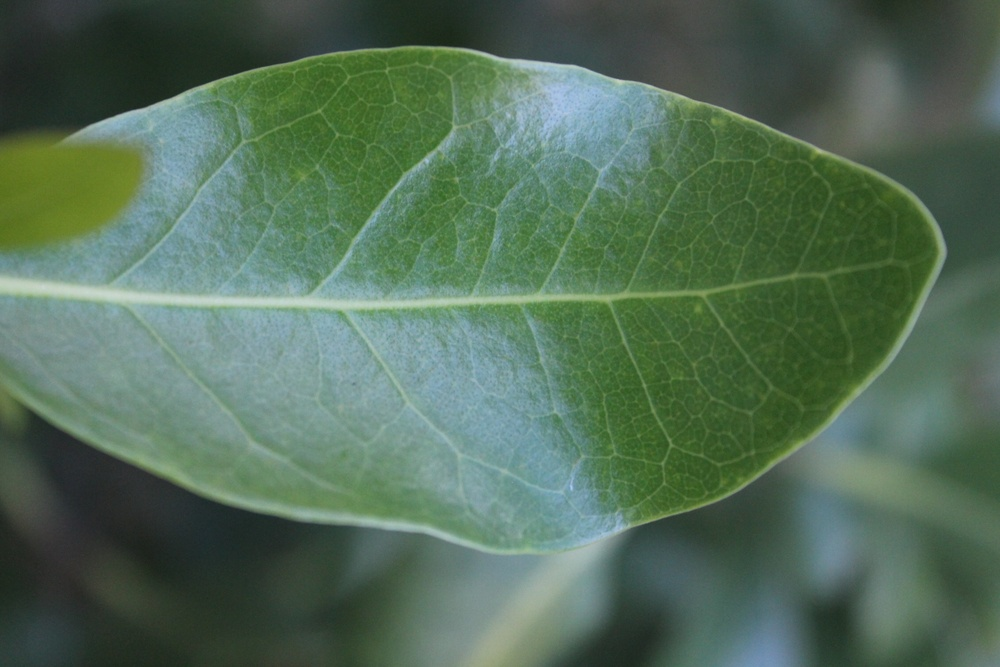
#> input picture data/datamangrove/avicennia_alba/avicennia_officinalis1.JPG, 1000 x 667 px, shrunk from 2256 x 1504 before the run; its folder holds only this picture in this run
$ python -i run_single_image_prediction.py   (imports and definitions only)   (older library calls are emulated)
#> lines starting #> are read from the running program, lines starting #| are printed output that depends on the picture; after the words box and inside, x2 and y2 are one past the last pixel; in counts of white or black regions, pixels touching at a corner belong together
### src/data_loader.py
import os
import cv2

from src.config import DATASET_ROOT


# [31 lines left out: functions check_dataset_exists, find_images, not called in this run]


def load_image(path):
    img = cv2.imread(path)

    if img is None:
        raise ValueError(f"Could not load image: {path}")

    img = cv2.cvtColor(img, cv2.COLOR_BGR2RGB)

    return img

### src/preprocessing.py
import cv2
import numpy as np


def segment_leaf(img_rgb):
    hsv = cv2.cvtColor(img_rgb, cv2.COLOR_RGB2HSV)

    lower_green = np.array([20, 30, 30])
    upper_green = np.array([95, 255, 255])

    mask = cv2.inRange(hsv, lower_green, upper_green)

    kernel = cv2.getStructuringElement(cv2.MORPH_ELLIPSE, (5, 5))

    mask = cv2.morphologyEx(mask, cv2.MORPH_OPEN, kernel)
    mask = cv2.morphologyEx(mask, cv2.MORPH_CLOSE, kernel)

    return mask


def suppress_veins(gray_leaf):
    h, w = gray_leaf.shape

    k = max(15, int(min(h, w) * 0.03))

    if k % 2 == 0:
        k += 1

    kernel = cv2.getStructuringElement(cv2.MORPH_ELLIPSE, (k, k))

    background = cv2.morphologyEx(gray_leaf, cv2.MORPH_OPEN, kernel)
    suppressed = cv2.subtract(gray_leaf, background)

    suppressed = cv2.normalize(
        suppressed,
        None,
        0,
        255,
        cv2.NORM_MINMAX
    )

    return suppressed.astype(np.uint8)


def normalize_leaf_color(leaf_rgb):
    lab = cv2.cvtColor(leaf_rgb, cv2.COLOR_RGB2LAB)

    l, a, b = cv2.split(lab)

    clahe = cv2.createCLAHE(
        clipLimit=2.0,
        tileGridSize=(8, 8)
    )

    l2 = clahe.apply(l)

    lab2 = cv2.merge((l2, a, b))

    result = cv2.cvtColor(lab2, cv2.COLOR_LAB2RGB)

    return result

### src/feature_extraction.py
import os
import random
import cv2
import numpy as np
import pandas as pd

from scipy.stats import skew, kurtosis
from scipy.fftpack import fft2, fftshift
import pywt

from skimage.feature import local_binary_pattern, graycomatrix, graycoprops
from skimage.measure import shannon_entropy
from skimage.filters import gabor

from src.config import DATASET_ROOT, FEATURE_CSV, SAMPLES_PER_IMAGE, PATCH_SIZE
from src.data_loader import find_images, load_image
from src.preprocessing import segment_leaf, suppress_veins, normalize_leaf_color


def add_gabor_and_wavelet(patch_gray, features):
    gab_vals = []

    for theta in [0, np.pi / 4, np.pi / 2, 3 * np.pi / 4]:
        real, imag = gabor(patch_gray, frequency=0.2, theta=theta)
        gab_vals.append(np.mean(np.abs(real)))

    features["gabor_mean"] = np.mean(gab_vals)
    features["gabor_std"] = np.std(gab_vals)

    coeffs = pywt.dwt2(patch_gray, "db1")
    cA, (cH, cV, cD) = coeffs

    features["wavelet_cH_energy"] = np.sum(cH ** 2)
    features["wavelet_cV_energy"] = np.sum(cV ** 2)
    features["wavelet_cD_energy"] = np.sum(cD ** 2)

    return features


def extract_features_at_pixel(img_rgb, img_gray_suppressed, mask, x, y, patch_size=7):
    features = {}

    half = patch_size // 2
    h, w = img_gray_suppressed.shape

    if x - half < 0 or y - half < 0 or x + half >= w or y + half >= h:
        return None

    if mask[y, x] == 0:
        return None

    patch_rgb = img_rgb[y-half:y+half+1, x-half:x+half+1]
    patch_gray = img_gray_suppressed[y-half:y+half+1, x-half:x+half+1]
    patch_mask = mask[y-half:y+half+1, x-half:x+half+1]

    valid_pixels = patch_gray[patch_mask > 0]

    if len(valid_pixels) < 5:
        return None

    for i, channel_name in enumerate(["R", "G", "B"]):
        vals = patch_rgb[:, :, i][patch_mask > 0]

        features[f"{channel_name}_mean"] = np.mean(vals)
        features[f"{channel_name}_std"] = np.std(vals)

    features["gray_mean"] = np.mean(valid_pixels)
    features["gray_std"] = np.std(valid_pixels)

    if np.std(valid_pixels) > 1e-6:
        features["gray_skew"] = skew(valid_pixels)
        features["gray_kurtosis"] = kurtosis(valid_pixels)
    else:
        features["gray_skew"] = 0
        features["gray_kurtosis"] = 0

    features["entropy"] = shannon_entropy(patch_gray)

    lbp = local_binary_pattern(
        patch_gray,
        P=8,
        R=1,
        method="uniform"
    )

    features["lbp_mean"] = np.mean(lbp)

    quant = (patch_gray // 16).astype(np.uint8)

    glcm = graycomatrix(
        quant,
        distances=[1],
        angles=[0],
        levels=16,
        symmetric=True,
        normed=True
    )

    features["glcm_contrast"] = graycoprops(glcm, "contrast")[0, 0]
    features["glcm_energy"] = graycoprops(glcm, "energy")[0, 0]
    features["glcm_homogeneity"] = graycoprops(glcm, "homogeneity")[0, 0]

    fft_vals = np.abs(fftshift(fft2(patch_gray)))

    features["fft_mean"] = np.mean(fft_vals)
    features["fft_std"] = np.std(fft_vals)

    features = add_gabor_and_wavelet(patch_gray, features)

    return features


# [89 lines left out: function create_feature_dataset, not called in this run]

### src/feature_engineering.py
import numpy as np
import pandas as pd


def add_visual_health_features(df):
    """
    Add interpretable image-based vegetation and stress features.

    These features help the model understand:
    - greenness
    - brightness
    - red-green balance
    - color stress
    - texture stress

    Input:
        df: patch-level feature dataframe

    Output:
        df: dataframe with additional engineered features
    """

    df = df.copy()

    required_cols = [
        "R_mean",
        "G_mean",
        "B_mean",
        "R_std",
        "G_std",
        "B_std",
        "gray_mean",
        "gray_std",
        "entropy",
        "glcm_contrast",
        "glcm_energy",
        "glcm_homogeneity"
    ]

    missing_cols = [
        col for col in required_cols
        if col not in df.columns
    ]

    if missing_cols:
        raise ValueError(
            f"Missing required columns for feature engineering: {missing_cols}"
        )

    eps = 1e-6

    # =====================================================
    # Color-based vegetation features
    # =====================================================

    df["green_ratio"] = (
        df["G_mean"] /
        (df["R_mean"] + df["G_mean"] + df["B_mean"] + eps)
    )

    df["red_ratio"] = (
        df["R_mean"] /
        (df["R_mean"] + df["G_mean"] + df["B_mean"] + eps)
    )

    df["blue_ratio"] = (
        df["B_mean"] /
        (df["R_mean"] + df["G_mean"] + df["B_mean"] + eps)
    )

    df["excess_green"] = (
        2 * df["G_mean"] - df["R_mean"] - df["B_mean"]
    )

    df["red_green_diff"] = (
        df["G_mean"] - df["R_mean"]
    )

    df["green_blue_diff"] = (
        df["G_mean"] - df["B_mean"]
    )

    df["red_green_ratio"] = (
        df["R_mean"] /
        (df["G_mean"] + eps)
    )

    df["green_red_ratio"] = (
        df["G_mean"] /
        (df["R_mean"] + eps)
    )

    # =====================================================
    # Brightness and color variability features
    # =====================================================

    df["brightness_index"] = (
        df["R_mean"] + df["G_mean"] + df["B_mean"]
    ) / 3

    df["color_std_mean"] = (
        df["R_std"] + df["G_std"] + df["B_std"]
    ) / 3

    df["color_variability_index"] = (
        df["R_std"] + df["G_std"] + df["B_std"]
    ) / (
        df["brightness_index"] + eps
    )

    # =====================================================
    # Chlorosis-like visual stress indicators
    # =====================================================
    # These are not laboratory chlorophyll values.
    # They are visual indicators of greenness/discoloration.

    df["chlorosis_visual_index"] = (
        df["R_mean"] + df["B_mean"]
    ) / (
        2 * df["G_mean"] + eps
    )

    df["greenness_strength"] = (
        df["G_mean"] - np.maximum(df["R_mean"], df["B_mean"])
    )

    df["normalized_green_red_difference"] = (
        (df["G_mean"] - df["R_mean"]) /
        (df["G_mean"] + df["R_mean"] + eps)
    )

    df["normalized_green_blue_difference"] = (
        (df["G_mean"] - df["B_mean"]) /
        (df["G_mean"] + df["B_mean"] + eps)
    )

    # =====================================================
    # Texture stress features
    # =====================================================

    df["texture_stress_index"] = (
        df["gray_std"] +
        df["entropy"] +
        df["glcm_contrast"]
    ) / 3

    df["texture_uniformity_index"] = (
        df["glcm_energy"] +
        df["glcm_homogeneity"]
    ) / 2

    df["roughness_to_uniformity_ratio"] = (
        df["texture_stress_index"] /
        (df["texture_uniformity_index"] + eps)
    )

    # =====================================================
    # Gray intensity features
    # =====================================================

    df["gray_contrast_ratio"] = (
        df["gray_std"] /
        (df["gray_mean"] + eps)
    )

    df["gray_brightness_normalized"] = (
        df["gray_mean"] / 255.0
    )

    # =====================================================
    # Clean invalid values
    # =====================================================

    df = df.replace([np.inf, -np.inf], np.nan)
    df = df.fillna(0)

    return df


# [70 lines left out: functions create_leaf_health_target, prepare_features_for_training, not called in this run]

### run_single_image_prediction.py
import os
import json
import cv2
import joblib
import random
import numpy as np
import pandas as pd

from src.preprocessing import (
    segment_leaf,
    suppress_veins,
    normalize_leaf_color
)

from src.feature_extraction import extract_features_at_pixel
from src.data_loader import load_image
from src.recommendation import final_mangrove_recommendation
from src.config import MODEL_DIR, PATCH_SIZE
from src.feature_engineering import add_visual_health_features


# =========================================================
# Load patch-level species model
# =========================================================

# [28 lines not run here, left out]


# =========================================================
# Optional image-level species model
# =========================================================

image_species_model_path = os.path.join(
    MODEL_DIR,
    "image_species_model.pkl"
)

image_species_scaler_path = os.path.join(
    MODEL_DIR,
    "image_species_scaler.pkl"
)

image_species_label_encoder_path = os.path.join(
    MODEL_DIR,
    "image_species_label_encoder.pkl"
)

image_species_feature_cols_path = os.path.join(
    MODEL_DIR,
    "image_species_feature_cols.pkl"
)

USE_IMAGE_LEVEL_SPECIES_MODEL = (
    os.path.exists(image_species_model_path)
    and os.path.exists(image_species_scaler_path)
    and os.path.exists(image_species_label_encoder_path)
    and os.path.exists(image_species_feature_cols_path)
)

# [22 lines not run here, left out]


# =========================================================
# Helper functions
# =========================================================

# [35 lines left out: functions confidence_level, explain_confidence, explain_leaf_health_index, not called in this run]


def image_quality_check(img_rgb):
    """
    Basic image quality check using blur and brightness.
    """

    gray = cv2.cvtColor(
        img_rgb,
        cv2.COLOR_RGB2GRAY
    )

    blur_score = cv2.Laplacian(
        gray,
        cv2.CV_64F
    ).var()

    brightness = gray.mean()

    issues = []

    if blur_score < 15:
        issues.append("Image may be blurry.")

    if brightness < 50:
        issues.append("Image may be too dark.")

    if brightness > 220:
        issues.append("Image may be overexposed.")

    if len(issues) == 0:
        quality_label = "Good"
    else:
        quality_label = "Needs Review"

    return {
        "quality_label": quality_label,
        "blur_score": round(float(blur_score), 2),
        "brightness": round(float(brightness), 2),
        "issues": issues
    }


# [132 lines left out: functions create_sampled_region_visualization, aggregate_single_image_features, predict_species_from_image_level_model, not called in this run]


def predict_species_from_patch_level_model(feature_df):
    """
    Fallback species prediction method.
    Uses average probabilities from patch-level predictions.
    """

    X_species = feature_df.drop(
        columns=["x", "y"]
    )

    X_species = (
        X_species
        .replace([np.inf, -np.inf], np.nan)
        .fillna(0)
    )

    X_species_scaled = species_scaler.transform(
        X_species
    )

    species_preds = species_model.predict(
        X_species_scaled
    )

    species_probs = species_model.predict_proba(
        X_species_scaled
    )

    species_labels = species_label_encoder.inverse_transform(
        species_preds
    )

    final_species = pd.Series(
        species_labels
    ).mode()[0]

    avg_species_probs = species_probs.mean(axis=0)

    species_probability_dict = {
        species_label_encoder.classes_[i]: round(float(avg_species_probs[i]), 3)
        for i in range(len(species_label_encoder.classes_))
    }

    species_confidence = float(
        np.max(avg_species_probs)
    )

    return (
        final_species,
        species_confidence,
        species_probability_dict,
        "Patch-Level Fallback Model"
    )


# =========================================================
# Main prediction function
# =========================================================

def predict_single_image(
    image_path,
    samples_per_image=300,
    random_state=42
):
    """
    Predict species, estimate Leaf Health Index,
    and generate recommendation for one uploaded mangrove leaf image.

    Uses image-level species model if available.
    Falls back to patch-level model otherwise.
    """

    # -----------------------------------------------------
    # Stable prediction seed
    # -----------------------------------------------------

    random.seed(random_state)
    np.random.seed(random_state)

    # -----------------------------------------------------
    # Validate image path
    # -----------------------------------------------------

    if not os.path.exists(image_path):
        raise FileNotFoundError(
            f"Image not found: {image_path}"
        )

    # -----------------------------------------------------
    # Load image
    # -----------------------------------------------------

    img = load_image(image_path)
#> in load_image, img is the input picture: shape (667, 1000, 3); mean B, G, R 88.6, 109.4, 83.5

    if img is None:
        raise ValueError(
            "Failed to load image."
        )

    # -----------------------------------------------------
    # Image quality check
    # -----------------------------------------------------

    quality_report = image_quality_check(img)
#> in image_quality_check, `gray = cv2.cvtColor( img_rgb, cv2.COLOR_RGB2GRAY )`:
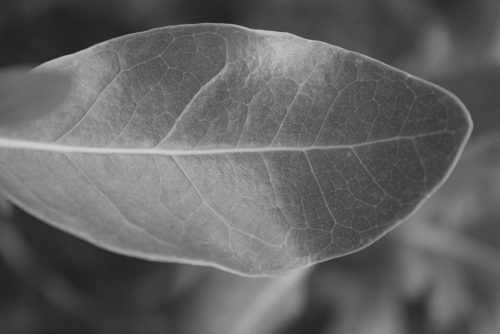
#> gray: shape (667, 1000) (shown at 1/2 size); min 30, max 211, mean 99.3
#> in image_quality_check, `blur_score = cv2.Laplacian( gray, cv2.CV_64F ).var()`: blur_score = 61.17
#> in image_quality_check, `brightness = gray.mean()`: brightness = 99.28
#> quality_report = {'quality_label': 'Good', 'blur_score': 61.17, 'brightness': 99.28, 'issues': []}

    # -----------------------------------------------------
    # Segment leaf
    # -----------------------------------------------------

    mask = segment_leaf(img)
#> in segment_leaf, `mask = cv2.inRange(hsv, lower_green, upper_green)`:
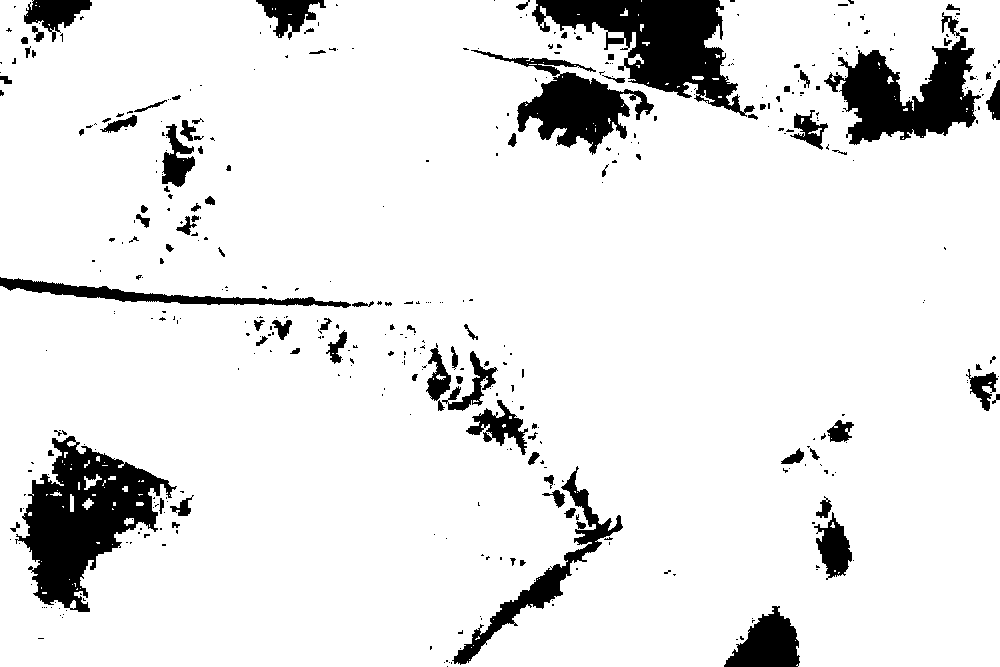
#> mask: shape (667, 1000); 90.3% white; 429 black regions (330 under 20 px), largest, box (x1, y1, x2, y2) and area: (15, 436, 177, 612) 12827, (532, 0, 755, 117) 11150, (824, 12, 981, 145) 8636

    if np.sum(mask > 0) == 0:
        raise ValueError(
            "No leaf region detected."
        )

    # -----------------------------------------------------
    # Preprocessing
    # -----------------------------------------------------

    leaf_rgb = cv2.bitwise_and(
        img,
        img,
        mask=mask
    )

    gray_leaf = cv2.cvtColor(
        leaf_rgb,
        cv2.COLOR_RGB2GRAY
    )

    gray_supp = suppress_veins(
        gray_leaf
    )

    leaf_norm = normalize_leaf_color(
        leaf_rgb
    )
#> in normalize_leaf_color, `l, a, b = cv2.split(lab)`:
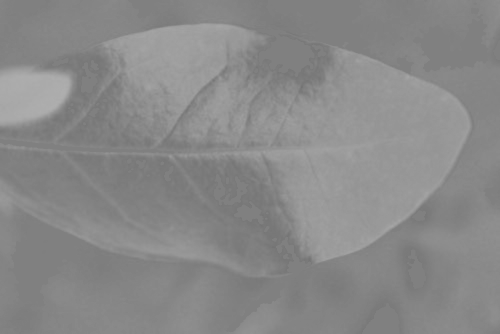
#> b: shape (667, 1000) (shown at 1/2 size); min 113, max 174, mean 136.8
#> in normalize_leaf_color, `result = cv2.cvtColor(lab2, cv2.COLOR_LAB2RGB)`:
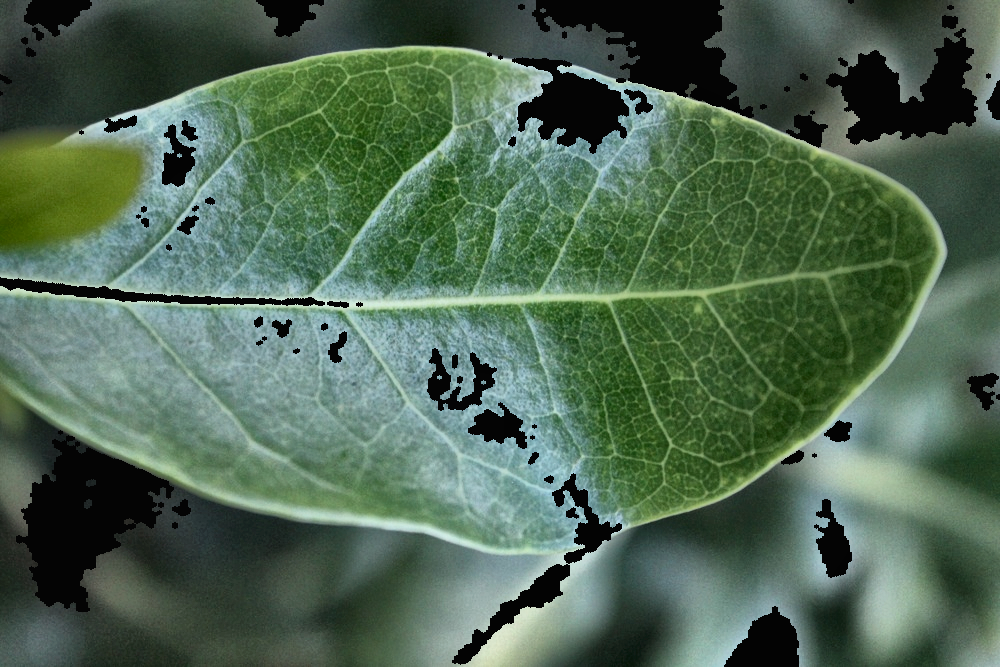
#> result: shape (667, 1000, 3); mean R, G, B 78.7, 103.4, 82.4

    h, w = gray_supp.shape

    # -----------------------------------------------------
    # Feature extraction
    # -----------------------------------------------------

    features_list = []
    sampled_points = []

    collected = 0
    attempts = 0
    max_attempts = samples_per_image * 10

    while (
        collected < samples_per_image
        and attempts < max_attempts
    ):
        attempts += 1

        x = random.randint(0, w - 1)
        y = random.randint(0, h - 1)

        f = extract_features_at_pixel(
            leaf_norm,
            gray_supp,
            mask,
            x,
            y,
            patch_size=PATCH_SIZE
        )

        if f is not None:
            f["x"] = x
            f["y"] = y

            features_list.append(f)
            sampled_points.append((x, y))

            collected += 1
#> this loop made 335 passes
#> after the loop, attempts = 335; collected = 300; features_list = 300 items; sampled_points = 300 pairs, first value 3 to 996, second value 11 to 663

    if len(features_list) == 0:
        raise ValueError(
            "No valid patches extracted."
        )

    feature_df = pd.DataFrame(
        features_list
    )
#> feature_df = table of 300 rows and 24 columns
    feature_df = add_visual_health_features(feature_df)
#> feature_df = table of 300 rows and 44 columns

    # =====================================================
    # Species prediction
    # =====================================================

    if USE_IMAGE_LEVEL_SPECIES_MODEL:
        (
            final_species,
            species_confidence,
            species_probability_dict,
            species_prediction_mode
        ) = predict_species_from_image_level_model(
            feature_df
        )

    else:
        (
            final_species,
            species_confidence,
            species_probability_dict,
            species_prediction_mode
        ) = predict_species_from_patch_level_model(
            feature_df
        )

    conf_level = confidence_level(
        species_confidence
    )

    # =====================================================
    # Leaf Health Index prediction
    # =====================================================

    X_health = feature_df[
        health_feature_cols
    ]

    X_health = (
        X_health
        .replace([np.inf, -np.inf], np.nan)
        .fillna(0)
    )

    X_health_scaled = health_scaler.transform(
        X_health
    )

    health_preds = health_model.predict(
        X_health_scaled
    )

    leaf_health_index = float(
        np.mean(health_preds)
    )

    # =====================================================
    # Recommendation system
    # =====================================================

    recommendation = final_mangrove_recommendation(
        final_species,
        leaf_health_index
    )

    # =====================================================
    # Visualization
    # =====================================================

    os.makedirs(
        "outputs/predictions",
        exist_ok=True
    )

    vis_path = os.path.join(
        "outputs",
        "predictions",
        "sampled_regions_visualization.png"
    )

    create_sampled_region_visualization(
        img,
        sampled_points,
        vis_path
    )

    # =====================================================
    # Final result
    # =====================================================

    result = {
        "predicted_species": final_species,

        "species_prediction_mode": species_prediction_mode,

        "species_confidence": round(
            float(species_confidence),
            3
        ),

        "confidence_level": conf_level,

        "confidence_explanation": explain_confidence(
            conf_level
        ),

        "species_probabilities": species_probability_dict,

        "leaf_health_index": round(
            leaf_health_index,
            3
        ),

        "leaf_health_explanation": explain_leaf_health_index(
            leaf_health_index
        ),

        "health_status": recommendation["health_status"],

        "priority": recommendation["priority"],

        "species_guidance": recommendation["species_guidance"],

        "recommended_action": recommendation["recommended_action"],

        "visualization_image": vis_path,

        "image_quality": quality_report,

        "patches_used": len(features_list)
    }

    return result


# =========================================================
# CLI Entry
# =========================================================

# [121 lines not run here, left out]

#> (the run stopped early here; a loop or call above may not have finished)
